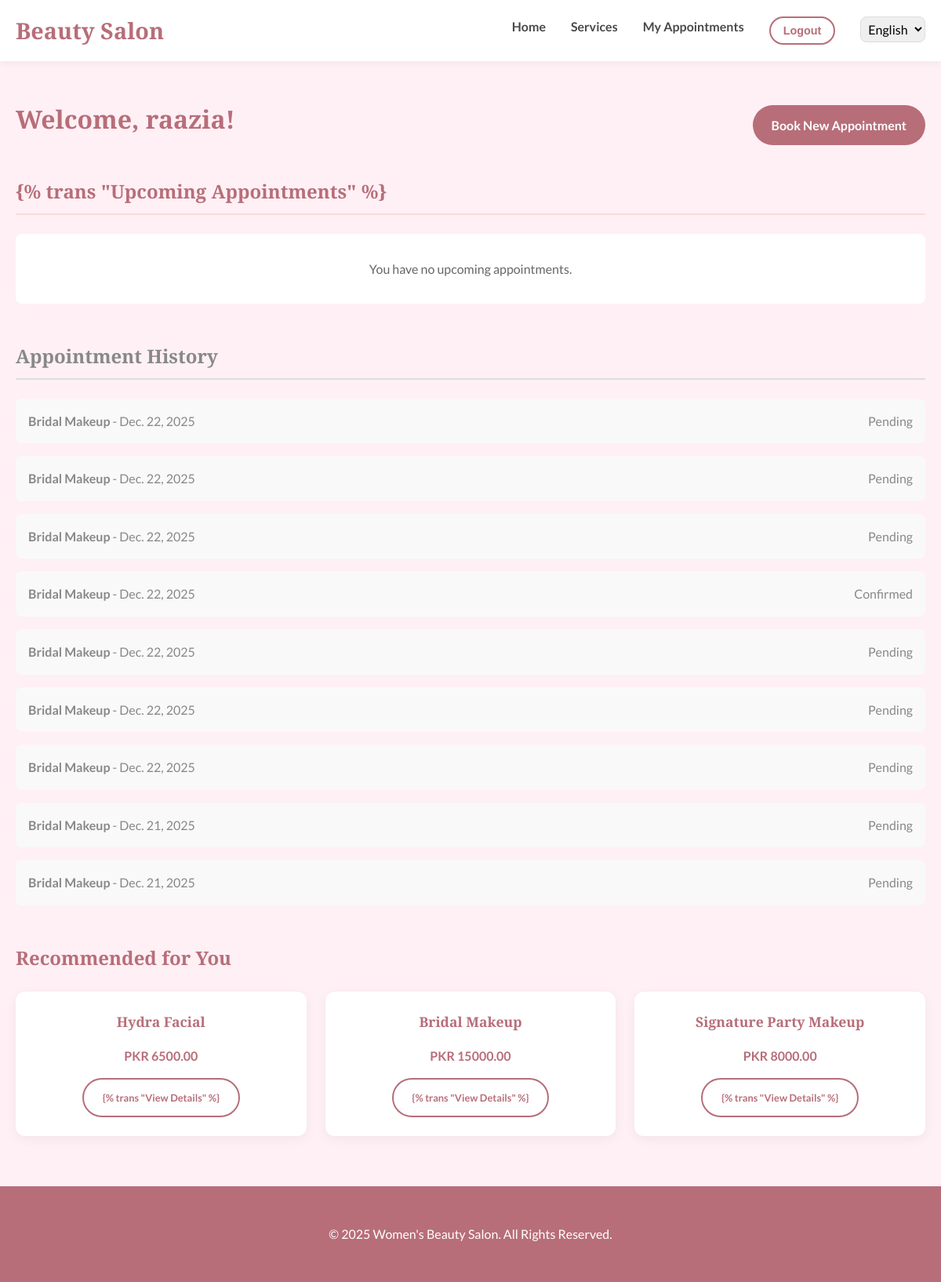
Page /users/dashboard/ (signed in) on the committed database.
### users/models.py (models this page shows, shortened)
class User(AbstractUser):
    phone_regex = RegexValidator(
        regex=r'^\+92-\d{3}-\d{7}$',
        message=_("Phone number must be entered in the format: '+92-XXX-XXXXXXX'.")
    )
    phone_number = models.CharField(
        validators=[phone_regex],
        max_length=15,
        unique=True,
        help_text=_("Required. Format: +92-XXX-XXXXXXX")
    )

### appointments/models.py (models this page shows, shortened)
class Appointment(models.Model):
    STATUS_CHOICES = [
        ('PENDING', _('Pending')),
        ('CONFIRMED', _('Confirmed')),
        ('COMPLETED', _('Completed')),
        ('CANCELLED', _('Cancelled')),
    ]
    customer = models.ForeignKey(settings.AUTH_USER_MODEL, on_delete=models.CASCADE, related_name='appointments')
    package = models.ForeignKey('services.ServicePackage', on_delete=models.CASCADE)
    date = models.DateField()
    time = models.TimeField()
    duration = models.PositiveIntegerField(help_text=_("Duration in minutes"), editable=False) # Copied from package for history
    status = models.CharField(max_length=20, choices=STATUS_CHOICES, default='PENDING')
    notes = models.TextField(blank=True, null=True)
    created_at = models.DateTimeField(auto_now_add=True)
    updated_at = models.DateTimeField(auto_now=True)

### services/models.py (models this page shows, shortened)
class ServicePackage(models.Model):
    CATEGORY_CHOICES = [
        ('BRIDAL', _('Bridal')),
        ('HAIR', _('Hair Care')),
        ('SKIN', _('Skin Care')),
        ('MAKEUP', _('Makeup')),
        ('OTHER', _('Other')),
    ]
    name = models.CharField(max_length=100)
    description = models.TextField()
    category = models.CharField(max_length=20, choices=CATEGORY_CHOICES, default='OTHER')
    price = models.DecimalField(max_digits=10, decimal_places=2, help_text=_("Price in PKR"))
    duration = models.PositiveIntegerField(help_text=_("Duration in minutes"))
    image = models.ImageField(upload_to='packages/', blank=True, null=True)
    is_active = models.BooleanField(default=True)
    created_at = models.DateTimeField(auto_now_add=True)
    updated_at = models.DateTimeField(auto_now=True)
    class Meta:
        verbose_name = _("Service Package")
        verbose_name_plural = _("Service Packages")

### users/views.py (the view)
# urls.py: path('dashboard/', views.CustomerDashboardView.as_view(), name='dashboard'),
class CustomerDashboardView(LoginRequiredMixin, TemplateView):
    template_name = 'users/dashboard.html'
    def get_context_data(self, **kwargs):
        context = super().get_context_data(**kwargs)
        user = self.request.user
        context['upcoming_appointments'] = Appointment.objects.filter(
            customer=user,
            date__gte=timezone.now().date()
        ).order_by('date', 'time')
        context['appointment_history'] = Appointment.objects.filter(
            customer=user,
            date__lt=timezone.now().date()
        ).order_by('-date', '-time')
        context['recommended_packages'] = ServicePackage.objects.filter(is_active=True).order_by('?')[:3]
        return context

### templates/users/dashboard.html (shortened to what this page needs)
{% extends 'base.html' %}
{% load i18n %}
{% block content %}
<div class="dashboard-container" style="margin: 3rem 0;">
    <div style="display: flex; justify-content: space-between; align-items: center; margin-bottom: 2rem;">
        <h1>{% trans "Welcome," %} {{ user.first_name|default:user.username }}!</h1>
        <a href="{% url 'book_appointment' %}" class="btn btn-primary">{% trans "Book New Appointment" %}</a>
    </div>
    <section style="margin-bottom: 3rem;">
        <h2 style="border-bottom: 2px solid var(--secondary-color); padding-bottom: 0.5rem; margin-bottom: 1.5rem;">{%
            trans "Upcoming Appointments" %}</h2>
        {% if upcoming_appointments %}
        <div style="display: grid; gap: 1.5rem;">
            {% for appointment in upcoming_appointments %}
            <div class="card"
                style="padding: 1.5rem; display: flex; justify-content: space-between; align-items: center;">
                <div>
                    <h3 style="margin-bottom: 0.5rem; color: var(--primary-color);">{{ appointment.package.name }}</h3>
                    <p><strong>{% trans "Date:" %}</strong> {{ appointment.date }} | <strong>{% trans "Time:" %}</strong> {{ appointment.time }}</p>
                    <p style="font-size: 0.9rem; color: #666; margin-top: 0.5rem;">{% trans "Status:" %} {{
                        appointment.get_status_display }}</p>
                </div>
                <div style="text-align: right;">
                    <span style="font-size: 1.2rem; font-weight: bold;">PKR {{ appointment.package.price }}</span>
                </div>
            </div>
            {% endfor %}
        </div>
        {% else %}
        <p style="background: white; padding: 2rem; border-radius: 8px; text-align: center; color: #666;">
            {% trans "You have no upcoming appointments." %}
        </p>
        {% endif %}
    </section>
    <section style="margin-bottom: 3rem;">
        <h2
            style="border-bottom: 2px solid #ddd; padding-bottom: 0.5rem; margin-bottom: 1.5rem; color: #888; font-size: 1.5rem;">
            {% trans "Appointment History" %}</h2>
        {% if appointment_history %}
        <div style="display: grid; gap: 1rem;">
            {% for appointment in appointment_history %}
            <div
                style="background: #f9f9f9; padding: 1rem; border-radius: 8px; display: flex; justify-content: space-between; align-items: center; color: #888;">
                <div>
                    <strong>{{ appointment.package.name }}</strong> - {{ appointment.date }}
                </div>
                <div>
                    {{ appointment.get_status_display }}
                </div>
            </div>
            {% endfor %}
        </div>
        {% else %}
        <p>{% trans "No past appointments found." %}</p>
        {% endif %}
    </section>
    <section>
        <h2 style="margin-bottom: 1.5rem;">{% trans "Recommended for You" %}</h2>
        <div style="display: grid; grid-template-columns: repeat(auto-fit, minmax(250px, 1fr)); gap: 1.5rem;">
            {% for package in recommended_packages %}
            <div class="card" style="padding: 1.5rem; text-align: center;">
                <h3 style="font-size: 1.1rem; margin-bottom: 1rem;">{{ package.name }}</h3>
                <p style="color: var(--primary-color); font-weight: bold; margin-bottom: 1rem;">PKR {{ package.price }}
                </p>
                <a href="{% url 'service_detail' package.pk %}" class="btn btn-outline" style="font-size: 0.8rem;">{%
                    trans "View Details" %}</a>
            </div>
            {% endfor %}
        </div>
    </section>
</div>
{% endblock %}

### static/css/style.css (style rules this page uses)
:root { --primary-color: #B76E79; --primary-hover: #a35d68; --secondary-color: #FADADD; --accent-color: #D4AF37; --bg-color: #FFF0F5; --text-color: #4A4A4A; --white: #FFFFFF; --light-gray: #F5F5F5; --font-heading: 'Playfair Display', serif; --font-body: 'Lato', sans-serif; --container-padding: 20px; }
* { box-sizing: border_box; margin: 0; padding: 0; }
body { font-family: var(--font-body); font-size: 16px; line-height: 1.6; color: var(--text-color); background-color: var(--bg-color); }
h1, h2, h3, h4, h5, h6 { font-family: var(--font-heading); color: var(--primary-color); margin-bottom: 1rem; }
a { text-decoration: none; color: inherit; transition: color 0.3s ease; }
.btn { display: inline-block; padding: 0.8rem 1.5rem; border-radius: 30px; font-weight: 600; cursor: pointer; border: none; transition: all 0.3s ease; }
.btn-primary { background-color: var(--primary-color); color: var(--white); }
.btn-outline { border: 2px solid var(--primary-color); color: var(--primary-color); background: transparent; }
.card { background: var(--white); border-radius: 12px; box-shadow: 0 4px 15px rgba(0, 0, 0, 0.05); overflow: hidden; transition: transform 0.3s ease; }

### rows in the picture
User: first_name "raazia"
Appointment: package.name "Bridal Makeup", date "Dec. 22, 2025", status "Pending"
Appointment: package.name "Bridal Makeup", date "Dec. 22, 2025", status "Pending"
Appointment: package.name "Bridal Makeup", date "Dec. 22, 2025", status "Pending"
Appointment: package.name "Bridal Makeup", date "Dec. 22, 2025", status "Confirmed"
Appointment: package.name "Bridal Makeup", date "Dec. 22, 2025", status "Pending"
Appointment: package.name "Bridal Makeup", date "Dec. 22, 2025", status "Pending"
Appointment: package.name "Bridal Makeup", date "Dec. 22, 2025", status "Pending"
Appointment: package.name "Bridal Makeup", date "Dec. 21, 2025", status "Pending"
Appointment: package.name "Bridal Makeup", date "Dec. 21, 2025", status "Pending"
ServicePackage: name "Hydra Facial", price "6500.00"
ServicePackage: name "Bridal Makeup", price "15000.00"
ServicePackage: name "Signature Party Makeup", price "8000.00"

### other values in the picture
form field language "English"
